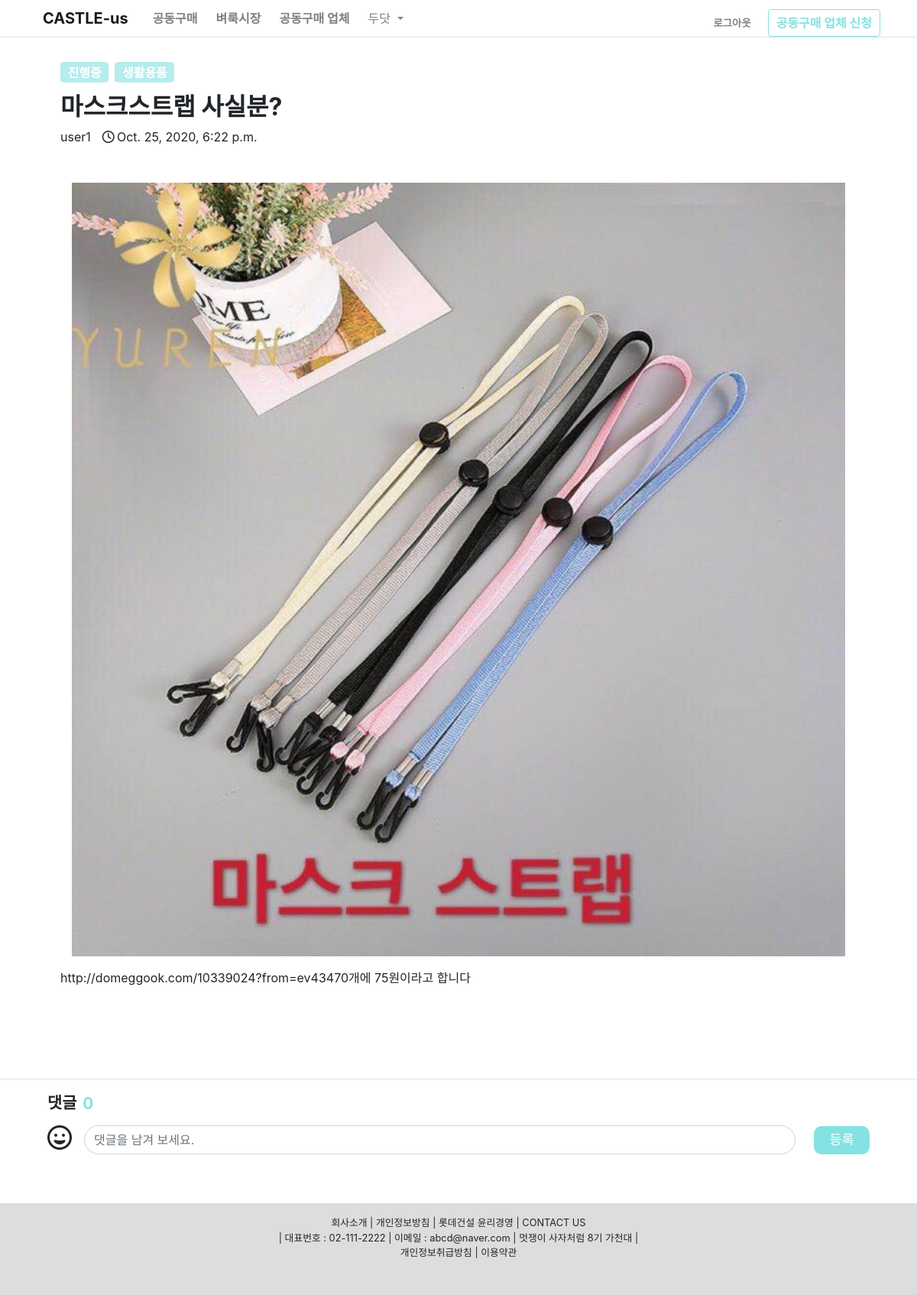
Page /groupPurchase_detail/2 (signed in) on the committed database.
### app/models.py (models this page shows)
class Company(models.Model):
    user_id = models.IntegerField()
    name = models.CharField(max_length=100)
    phone = models.IntegerField()
    img = models.ImageField(upload_to='images/', null=True)
    contents = models.TextField()

class Group_buying(models.Model):
    title = models.TextField()
    img = models.ImageField(upload_to='images/', null=True)
    proceeding = models.IntegerField()
    contents = RichTextUploadingField(blank=True, null=True)
    date = models.DateTimeField(auto_now_add=True)
    writer = models.IntegerField()
    category = models.IntegerField()
    apartment = models.CharField(max_length=100)

class User_info(models.Model):
   user_id = models.IntegerField()
   nickname = models.CharField(max_length=100)
   apartment = models.CharField(max_length=100)
   address = models.CharField(max_length=100)
   phone = models.IntegerField()

### app/views.py (the view)
# urls.py: path('groupPurchase_detail/<int:id>', app.views.groupPurchase_detail, name='groupPurchase_detail'),
def groupPurchase_detail(request, id):
    user_pk = request.session.get('user')
    if user_pk:
        user = get_object_or_404(User, id = user_pk)
        if user.first_name == '사업자':
            apartment = get_object_or_404(Company, user_id = user_pk)
            apartment = apartment.name
            isCompany = True
        else:
            apartment = get_object_or_404(User_info, user_id = user_pk)
            apartment = apartment.apartment
            isCompany = False
        groupPurchase = get_object_or_404(Group_buying,pk=id)
        user_info = User_info.objects.all()
        allComments = Group_buying_comment.objects.all()
        count  = 0
        if(len(allComments) == 0):
            count = 0
        else:
            for i in range(len(allComments)):
                if(allComments[i].Group_buying_id == id):
                    count = count + 1
    return render(request, 'groupPurchase_detail.html', {'count': count,'groupPurchase': groupPurchase, 'allComments': allComments, 'user_info': user_info, 'apartment': apartment})

### app/templates/groupPurchase_detail.html (shortened to what this page needs)
<head>
</head>
{%extends 'base.html'%}
{%block contents%}
{%load static%}
<link rel="stylesheet" href="{%static 'groupPurchase_detail.css'%}">
<div class="container">
    <div class="row">
        <div class="col-auto-md mr-1">
            {%if groupPurchase.proceeding == 1 %}
            <span class="proceeding">진행중</span>
            {%else%}
            <span class="proceeding" style="background-color: darkgray;">진행종료</span>
            {%endif%}
        </div>
        <div class="col-auto-md ml-1">
            {%if groupPurchase.category == 1%}
            <span class="proceeding">가구</span>
            {%elif groupPurchase.category == 2%}
            <span class="proceeding">침구</span>
            {%elif groupPurchase.category == 3%}
            <span class="proceeding">패브릭</span>
            {%elif groupPurchase.category == 4%}
            <span class="proceeding">조명</span>
            {%elif groupPurchase.category == 5%}
            <span class="proceeding">홈데코</span>
            {%elif groupPurchase.category == 6%}
            <span class="proceeding">가전</span>
            {%elif groupPurchase.category == 7%}
            <span class="proceeding">수납/정리</span>
            {%elif groupPurchase.category == 8%}
            <span class="proceeding">생활용품</span>
            {%elif groupPurchase.category == 9%}
            <span class="proceeding">주방</span>
            {%elif groupPurchase.category == 10%}
            <span class="proceeding">DIY/공구</span>
            {%elif groupPurchase.category == 11%}
            <span class="proceeding">인테리어</span>
            {%else%}
            <span class="proceeding">반려동물</span>
            {%endif%}
        </div>
    </div>
    <div class="row">
        <h4 class="detail-title">{{groupPurchase.title}}</h4>
    </div>
    <div class="row">
        <div class="col-md-auto p-0">
            {%for i in user_info.all%}
            {%if i.user_id == groupPurchase.writer%}
            <span class="p-0">{{i.nickname}}</span>
            {%endif%}
            {%endfor%}
        </div>
        <div class="col"><span class=""><i class="far fa-clock"></i>{{groupPurchase.date}}</span></div>
    </div>
    <div class="row mt-5">
        <div class="col">
            <img src="../media/{{groupPurchase.img}}" class="w-100" alt="...">
        </div>
    </div>
    <div class="row">
        <p class="w-100">
            {{groupPurchase.contents|safe}}
        </p>
    </div>
</div>
<div class="container-fluid row">
            <span class="time">{{groupPurchase.date}}</span>
        </div>
<hr>
<div class="container container2">
    <div class="comments-prt">
        <div class="comments-head">
            <h1 class="comments-title">댓글</h1>
            <span class="count-comments">{{count}}</span>
        </div>
        <div class="input-comment">
            <i class="far fa-grin"></i>
            <form class="input-group" method="GET" id="createComment" action="{%url 'groupPurchase_comment_new'%}">
                <input class="form-control" type="text" placeholder="댓글을 남겨 보세요." name="contents">
                <button type="submit" class="btn saveBtn" form="createComment">등록</button>
            </form>
        </div>
    </div>
</div>
{%endblock%}

### app/templates/base.html (shortened to what this page needs)
<head>
    <link rel="stylesheet" href="https://stackpath.bootstrapcdn.com/bootstrap/4.4.1/css/bootstrap.min.css">
</head>
<body>
    <nav class="navbar navbar-expand-lg navbar-light bg-light border-bottom-1 border-bottom p-0" style="background-color:white!important; ">
        <a class="navbar-brand ml-5 pl-2" href="{%url 'main' %}" style="font-weight : bold;"  id="navv">CASTLE-us</a>
        <div class="collapse navbar-collapse" id="navbarSupportedContent">
          <ul class="navbar-nav mr-auto ml-2">
            <li class="nav-item  ">
              <a class="nav-link" href="{%url 'group_board' %}" style="font-weight : bold;"  id="navv">공동구매 <span class="sr-only">(current)</span></a>
            </li>
            <li class="nav-item ml-2">
              <a class="nav-link" href="{%url 'fleaMarket' %}" style="font-weight : bold;" id="navv">벼룩시장</a>
            </li>
            <li class="nav-item ml-2">
                <a class="nav-link" href="{%url 'companyBuying' %}" style="font-weight : bold;" id="navv">공동구매 업체</a>
              </li>
            <li class="nav-item dropdown ml-2">
              <a class="nav-link dropdown-toggle" href="#" id="navbarDropdown" role="button" data-toggle="dropdown" aria-haspopup="true" aria-expanded="false">
                {{apartment}}
              </a>
            </li>
          </ul>
          <ul class="navbar-nav mr-5">
                <li class="nav-item mr-3 mt-3 pt-1">
                  <form id="logout" method="POST" action="{% url 'logout' %}">
                    {% csrf_token %} <input class="bg-white text-black-50 border-0" style="font-weight : bold; font-size:smaller" type="submit" value="로그아웃">
                  </form>
                  </li>
                <li class="nav-item mt-2 pt-1">
                    <button  id="navvv" class="rounded"><a class="nav-link rounded p-1"  href="{%url 'register3' %}" style="color: #84e2e2; font-weight:bold">공동구매 업체 신청</a>
                    </button>
              </li>
          </ul>
        </div>
      </nav>
    {% block contents %}
    {% endblock %}
    <div class="footer text-center pt-3">
      <small>
      회사소개 | 개인정보방침 | 롯데건설 윤리경영 | CONTACT US<br>
      | 대표번호 : 02-111-2222 | 이메일 : abcd@naver.com | 멋쟁이 사자처럼 8기 가천대 |<br>
      개인정보취급방침 | 이용약관
      </small>
  </div>
    </body>

### app/static/groupPurchase_detail.css (style rules this page uses)
* { margin: 0; }
.container { margin-top: 1rem; margin-bottom: 4rem; padding: 0 16rem; }
a { color: black; }
.detail-title { font-size: 2rem; font-weight: bold; margin-top: 0.8rem; }
.time { font-size: 1rem; color: gray; position: relative; bottom: 0px; }
.fa-clock { margin-right: 0.2rem; }
.form-control { display: inline; margin-left: 1rem; margin-right: 1.5rem; border-radius: 20px !important; }
.comments-head { display: flex; align-items: center; margin-bottom: 0.8rem; margin-top: 1rem; }
.comments-title { font-size: 1.3rem; margin: 0; font-weight: bold; }
.count-comments { font-size: 1.3rem; color: #84e2e2; font-weight: bold; padding-left: 0.5rem; }
.input-comment { display: flex; margin-bottom: 1rem; }
.input-comment i { font-size: 2rem; }
.saveBtn { background-color: #84e2e2; color: white; right: 0.5rem; border-radius: 10px; padding: 0.25rem 1.2rem; font-size: 1.1rem; }
.container2 { padding: 0 10rem !important; }
.input-group { align-items: center !important; }
.proceeding { display: inline-block; background-color: #b5ecec; color: white; border-radius: 10%; padding: 0.1rem 0.6rem; font-weight: bold; margin-top: 1rem; }
@media screen and (max-width: 1200px) { .container { padding: 0 4rem !important; } }
@media screen and (max-width: 1200px) { .container2 { padding: 0 2rem !important; } }

### app/templates/groupPurchase_detail.html (style rules this page uses)
.proceeding { border-radius: 10%; }
.time { font-size: 1rem; color: gray; position: absolute; top: 14rem; left: 6rem; }

### app/templates/base.html (style rules this page uses)
#navvv { border-color: #84e2e2!important; border : solid 1px; color:#84e2e2!important; background-color: white; }
.footer { bottom:0; width:100%; height:15%; background-color:#ddd; margin-top:4em; display: block; position: relative; }

### rows in the picture
Company: name "두닷"
Group_buying: title "마스크스트랩 사실분?", date "Oct. 25, 2020, 6:22 p.m.", img (picture), contents "http://domeggook.com/10339024?from=ev434 70개에 75원이라고 합니다"
User_info: nickname "user1"

### other values in the picture
{{ count }} "0"
